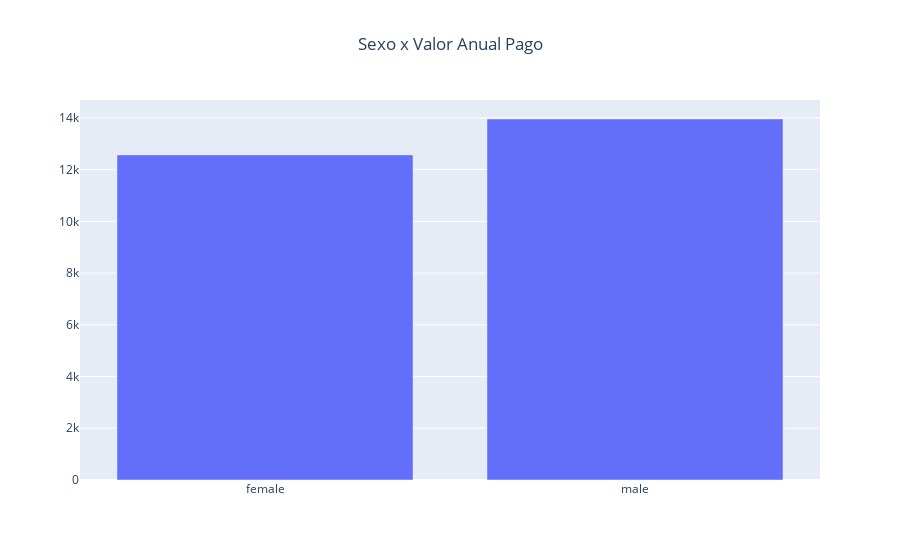

Notebook source saved alongside this figure:
### Markdown cell above
Verdade! Homens tendem a pagar 11% a mais que mulheres, em média.

### Code cell
#cria dataset auxiliar
aux = df_temp.groupby('sex').agg({'charges' : 'mean'}).reset_index()

#cria grafico
fig = go.Figure()

fig.add_trace(go.Bar(x = aux['sex'], y=aux['charges']))

fig.update_layout(title_text = 'Sexo x Valor Anual Pago',
                  title = dict(x = 0.5))

fig.show()

### Figure 1 — Plotly figure (JSON) as saved in the notebook; plotly's stock layout.template omitted (floating-point values rounded to 4 significant figures)
{"data": [{"type": "bar", "x": ["female", "male"], "y": [12570.0, 13960.0]}], "layout": {"title": {"text": "Sexo x Valor Anual Pago", "x": 0.5}}}
